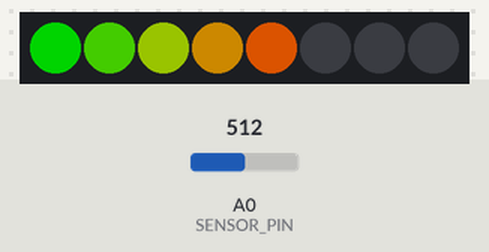
The sketch below on a simulated Arduino Leonardo, built with avr-gcc and run on an emulated ATmega32U4. On the bench: 8 RGB LEDs in strip order, left to right. Inputs (shaded band) come from the test bench; at power-on: A0 (SENSOR_PIN) = 512. Dim RGB values are drawn brighter than linear; USB keyboard and mouse output is not drawn; what the sketch prints to the serial monitor is not drawn.

Above: at 1.2 s.
1.3 s: A0 (SENSOR_PIN) set to 591
At 2.4 s:
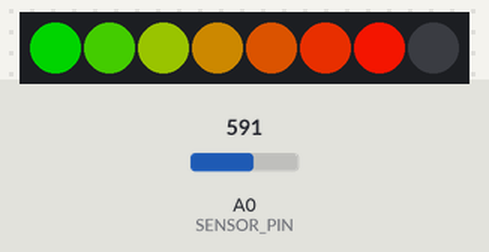
2.8 s: A0 (SENSOR_PIN) set to 609
At 3.5 s:
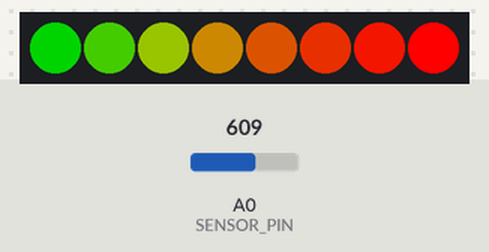
4.3 s: A0 (SENSOR_PIN) set to 306
At 5.7 s:
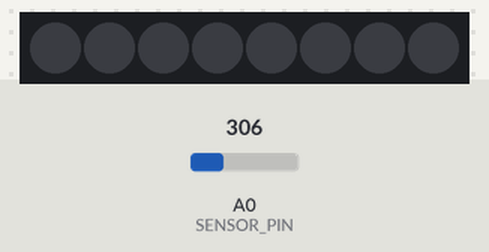
6.3 s: A0 (SENSOR_PIN) set to 325
7.8 s: A0 (SENSOR_PIN) set to 351
At 8.4 s:
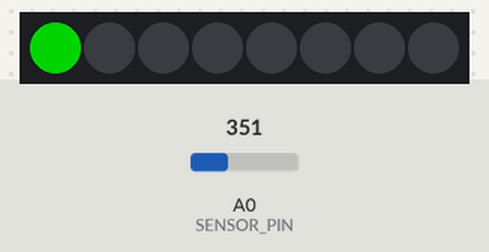
Timing chart, 0 to 8.3 s (numbered marks = the images above; inputs shaded):
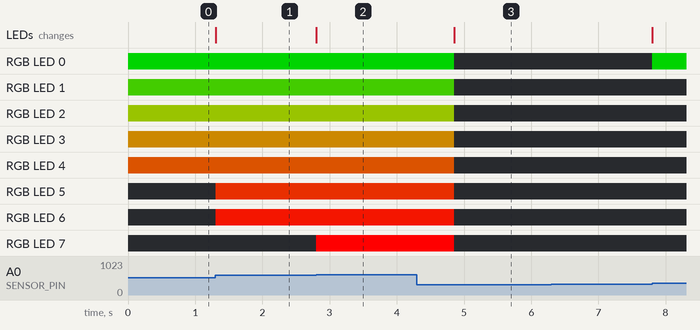

Measured:
- the behaviour switches between 599 and 600 on A0 (SENSOR_PIN) (found by bisection; images 1 and 2)
- after the input at 1.3 s, RGB LED 5: off → RGB(182, 37, 0) at once; RGB LED 6: off → RGB(218, 19, 0) at once; the LEDs: change at once (image 1)
- after the input at 2.8 s, RGB LED 7: off → RGB(255, 0, 0) at once; the LEDs: change at once (image 2)
- after the input at 4.3 s, RGB LED 0: RGB(0, 128, 0) → off after 0.55 s; RGB LED 1: RGB(36, 110, 0) → off after 0.55 s; RGB LED 2: RGB(72, 92, 0) → off after 0.55 s; RGB LED 3: RGB(109, 73, 0) → off after 0.55 s; RGB LED 4: RGB(145, 55, 0) → off after 0.55 s; the LEDs: change after 0.55 s (image 3)
- after the input at 7.8 s, RGB LED 0: off → RGB(0, 128, 0) at once

The sketch:

colorful.ino
```cpp
#include <FastLED.h>
#include <Keyboard.h>

#define LED_PIN     6
#define NUM_LEDS    8
#define SENSOR_PIN  A0

CRGB leds[NUM_LEDS];

int minSound = 300;
int maxSound = 600;
int counter = 0;
bool notepadOpened = false;

void setup() {
  FastLED.addLeds<WS2812, LED_PIN, GRB>(leds, NUM_LEDS);
  FastLED.setBrightness(255);
  pinMode(SENSOR_PIN, INPUT);
  Serial.begin(9600);
  Keyboard.begin();
}

CRGB gradientBetween(CRGB color1, CRGB color2, uint8_t ratio) {
  return color1.lerp8(color2, ratio);
}

void loop() {
  int soundValue = analogRead(SENSOR_PIN);
  soundValue = constrain(soundValue, minSound, maxSound);
  Serial.println(soundValue);

  int mappedValue = map(soundValue, minSound, maxSound, 0, NUM_LEDS);

  for (int i = 0; i < NUM_LEDS; i++) {
    if (i < mappedValue) {
      uint8_t gradient = (i * 255) / (NUM_LEDS - 1);
      leds[i] = gradientBetween(CRGB::Green, CRGB::Red, gradient);
    } else {
      leds[i] = CRGB::Black;
    }
  }

  FastLED.show();

  if (soundValue == maxSound) {
    counter++;

    if (!notepadOpened) {
      notepadOpened = true;
      Keyboard.press(KEY_LEFT_GUI);
      delay(100);
      Keyboard.press('r');
      delay(100);
      Keyboard.releaseAll();
      delay(500);
      Keyboard.print("notepad.exe");
      delay(100);
      Keyboard.press(KEY_RETURN);
      delay(100);
      Keyboard.releaseAll();
      delay(500);
    }

    Keyboard.print("stop talking ");
    Keyboard.print(counter);
    Keyboard.press(KEY_RETURN);
    delay(100);
    Keyboard.releaseAll();
    delay(500);
  }
}
```
